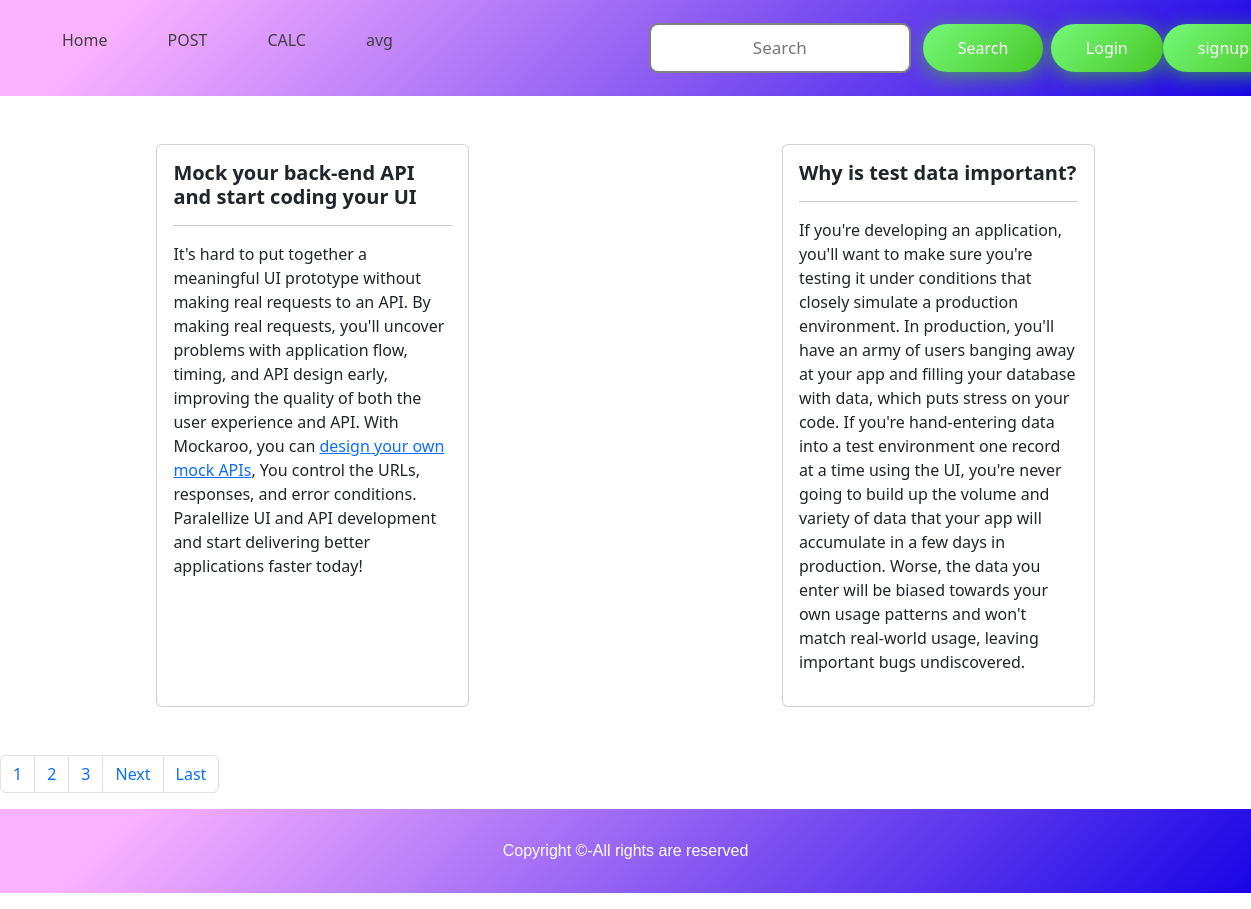
Screenshot of /paging/ with the database file from the repository.
### service2/models.py (models this page shows)
class service(models.Model):
    service_title = models.CharField(max_length=50)
    service_desc = HTMLField()
    image_field = models.FileField(upload_to="new/", max_length=250,null=True,default=None)
    slug_name = AutoSlugField(populate_from='service_title',unique=True,default=None,null=True)

### project_2/views.py (the view)
# urls.py: path('paging/', views.paging,name="paging"),
def paging(request):
    servicedata = service.objects.all()
    paginator1 = Paginator(servicedata,2)
    if request.method == "GET" :
        page_number = request.GET.get('page')
    print(page_number)
    databypage = paginator1.get_page(page_number,)
    total_pages = databypage.paginator.num_pages
    list1 = [i+1 for i in range(total_pages)]
    return  render(request,"paging.html",{'data': databypage, 'last_page': total_pages , 'list1' : list1})

### templates/paging.html (shortened to what this page needs)
{% extends "base.html" %}
{% block content %}
<div class="d-flex justify-content-around my-5">
{% for d1 in data %}
<div class="card w-25">
    <div class="card-body">
        <h5 class="card-title"><b>{{d1.service_title}}</b></h5><hr>
        <p class="card-text">{{d1.service_desc | safe}}</p>
    </div>
</div>
{% endfor %}
</div>
<nav aria-label="Page navigation example">
    <ul class="pagination">
        {% for l1 in list1 %}
        <li class="page-item"><a class="page-link" href="/paging/?page={{l1}}">{{l1}}</a></li>
        {% endfor %}
      {% if data.has_next %}
      <li class="page-item"><a class="page-link" href="/paging/?page={{data.next_page_number}}">Next</a></li>
      <li class="page-item"><a class="page-link" href="/paging/?page={{last_page}}">Last</a></li>
      {% endif %}
    </ul>
  </nav>
{% endblock content %}

### static/css/styles.css (style rules this page uses)
* { margin: 0; padding: 0; }

### rows the page displays
service: service_title "Mock your back-end API and start coding your UI", service_desc "It's hard to put together a meaningful UI prototype without making real requests to an API. By making real requests, you'll uncover problems with application flow, timing, and API design early, improving the quality of both the user experience and API. With Mockaroo, you can design your own mock APIs , You control the URLs, responses, and error conditions. Paralellize UI and API development and start delivering better applications faster today!"
service: service_title "Why is test data important?", service_desc "If you're developing an application, you'll want to make sure you're testing it under conditions that closely simulate a production environment. In production, you'll have an army of users banging away at your app and filling your database with data, which puts stress on your code. If you're hand-entering data into a test environment one record at a time using the UI, you're never going to build up the volume and variety of data that your app will accumulate in a few days in production. Worse, the data you enter will be biased towards your own usage patterns and won't match real-world usage, leaving important bugs undiscovered."

### other values shown
{{ l1 }} "1" "2" "3"
